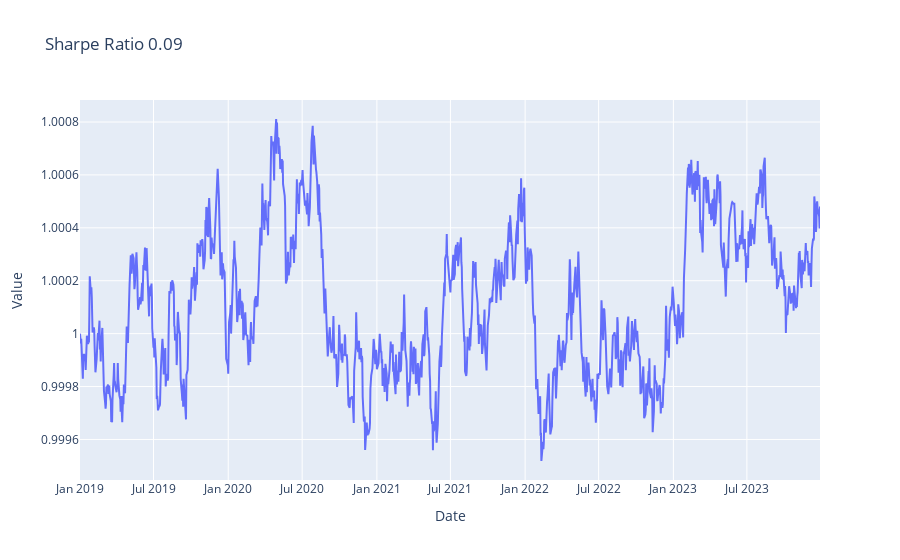

The code cell stored with this chart in its notebook:
### Markdown cell above
Backtest

### Code cell
trading_policy  = greedy_policy_from_qvf(final_qvf, lambda x : [-1,0,1])
bt = btest.Backtester(mdp_trading,trading_policy)
bt.summary()

### Figure 1 — Plotly figure (JSON) as saved in the notebook; plotly's stock layout.template omitted (floating-point values rounded to 4 significant figures; data arrays with more than 128 entries replaced by an {"elided": "..."} marker saying what was removed)
{"data": [{"mode": "lines", "type": "scatter", "x": {"elided": "1303 str values"}, "y": {"elided": "1303 float values"}}], "layout": {"title": {"text": "Sharpe Ratio 0.09"}, "xaxis": {"title": {"text": "Date"}}, "yaxis": {"title": {"text": "Value"}}}}
